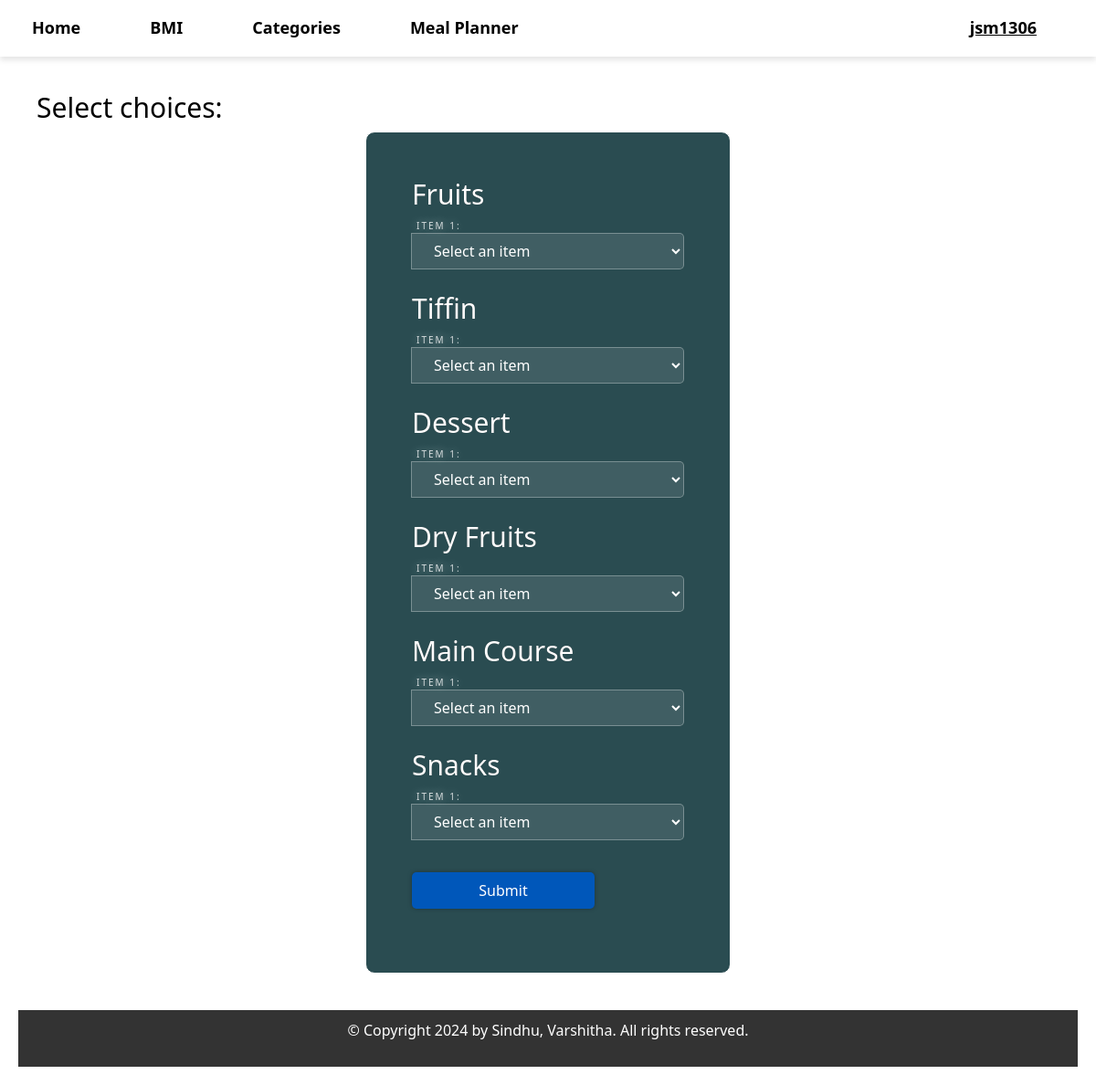
Page /categorize/ (signed in) on the committed database.
### nutrition/models.py (models this page shows, shortened)
class Category(models.Model):
    name = models.CharField(max_length=100, unique=True)

### nutrition/views.py (the view)
# urls.py: path('categorize/', views.categorize, name='categorize'),
@cache_control(no_cache=True, must_revalidate=True, no_store=True)
@login_required(login_url='login')
def categorize(request):#to display items category wise
    items_by_category = {}
    categories = Category.objects.all()
    for category in categories:
        items = NutritionInfo.objects.filter(category=category)
        items_by_category[category.name] = items
    context = {
        'items_by_category': items_by_category
    }
    return render(request, 'selectcategories.html', context)

### templates/selectcategories.html (shortened to what this page needs)
{% extends "base.html" %}
{% block content %}
<h4>Select choices:</h4>
<form id="inputForm" method="post" action="{% url 'suggester' %}">
    <div id="inputContainer">
        {% for category, items in items_by_category.items %}
        <div class="category-group">
            <h2>{{ category }}</h2>
            <div class="input-group">
                <label>Item 1:</label>
                <select name="item_{{ category }}[]" required>
                    <option value="">Select an item</option>
                </select>
            </div>
        {% endfor %}
    </div>
    <button class="button button2">Submit</button><br>
</form>
{% endblock %}

### templates/navbar.html (shortened to what this page needs)
{% load static %}
<nav class="navbar navbar-expand-lg">
  <div class="container-fluid" id="navbarNav">
    <div class="collapse navbar-collapse" id="navbarText">
      <ul class="navbar-nav me-auto mb-2 mb-lg-0">
        <li class="nav-item active">
          <a class="nav-link" href="/">Home</a>
        </li>
        <li class="nav-item active">
          <a class="nav-link" href="{% url 'bmicalc' %}">BMI</a>
        </li>
        <li class="nav-item">
          <a class="nav-link" href="{% url 'category-wise-items' %}"
            >Categories</a
          >
        </li>
        <li class="nav-item">
          <a class="nav-link" href="{% url 'mealplan' %}">Meal Planner</a>
        </li>
      </ul>
      <ul class="navbar-nav ms-auto mb-2 mb-lg-0">
        {% if user.is_authenticated %}
        <li class="nav-item">
          <a class="nav-link" href="{% url 'user_history' %}"
            ><u>{{ user.username }}</u></a
          >
        </li>
        {% else %}
        <li class="nav-item">
          <a class="nav-link" href="{% url 'login' %}"><u>User</u></a>
        </li>
        {% endif %}
      </ul>
    </div>
  </div>
</nav>

### templates/selectcategories.html (style rules this page uses)
.input-group { margin-bottom: 10px; display: flex; flex-direction: column; }
.category-group { margin-bottom: 20px; }

### rows in the picture
Category: items_by_category "Fruits"
Category: items_by_category "Tiffin"
Category: items_by_category "Dessert"
Category: items_by_category "Dry Fruits"
Category: items_by_category "Main Course"
Category: items_by_category "Snacks"

### other values in the picture
{{ user.username }} "jsm1306"
